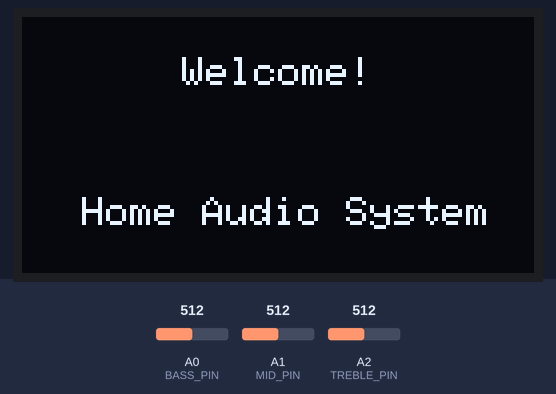
A sketch run on a simulated Arduino Uno, built with avr-gcc and run on an emulated ATmega328P. Shown: 128×64 one-colour display. Inputs (shaded band) come from the test bench; at power-on: A1 (MID_PIN) = 512, A0 (BASS_PIN) = 512, A2 (TREBLE_PIN) = 512. The display library's start-up logo is not drawn; what the sketch prints to the serial monitor is not drawn.

Above: at 0.7 s.
At 4.8 s:
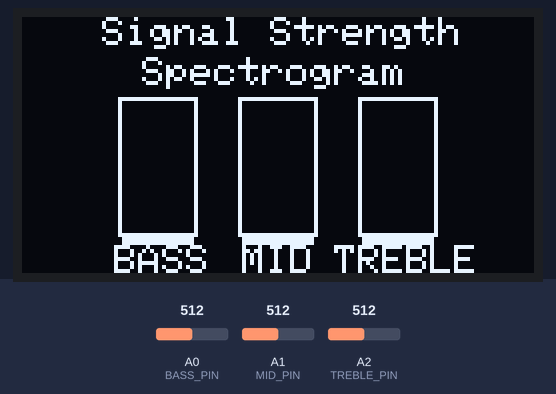
4.9 s: A1 (MID_PIN) set to 592
6.4 s: A1 (MID_PIN) set to 618
Timing chart, 0 to 9.4 s (numbered marks = the images above; inputs shaded):
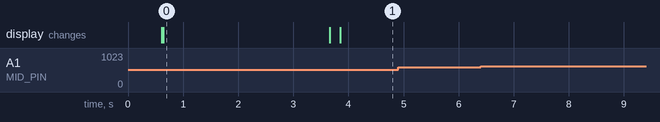

Measured:
- after the input at 4.9 s, every drawn part: stays the same
- after the input at 6.4 s, every drawn part: stays the same
- what the display in image 0 shows lasts 3.1 s, from 0.6 s to 3.7 s

The sketch:

IDP_OLEDDisplay.ino
```cpp
#include <Wire.h>
#include <Adafruit_GFX.h>
#include <Adafruit_SSD1306.h>
#include "OLEDDisplay.h"

Adafruit_SSD1306 screen(SCREEN_WIDTH, SCREEN_HEIGHT, &Wire, OLED_RESET_PIN);
void setup() {
  Serial.begin(9600);
  Serial.println("Initializing OLED...");

  if (!screen.begin(SSD1306_SWITCHCAPVCC, SCREEN_ADDRESS)) {
    Serial.println("SSD1306 initialization failed!");
    while (true);
  }

  Serial.println("SSD1306 initialization successfully!");
  delay(200);
  screen.display();
  delay(300);
  screen.clearDisplay();
  screen.display();
  screen.setTextSize(1);
  screen.setTextColor(SSD1306_WHITE);
  screen.setCursor(40, 10);

  screen.print("Welcome!");
  screen.display();

  screen.setCursor(15, 45);
  screen.print("Home Audio System");
  screen.display();

  delay(3000);

  screen.clearDisplay();
  screen.display();

}

int measurePeakToPeak(int pin) {
  int signalMax = 0;
  int signalMin = 1023;

  unsigned long start = millis();
  while (millis() - start < 50) { // 50 ms sample window
    int val = analogRead(pin);
    if (val > signalMax) signalMax = val;
    if (val < signalMin) signalMin = val;
  }
  return signalMax - signalMin;
}

void loop() {
  int bassP2P = measurePeakToPeak(BASS_PIN);
  int midP2P = measurePeakToPeak(MID_PIN);
  int trebleP2P = measurePeakToPeak(TREBLE_PIN);

  int maxP2P = 1023;
  int barHeight = 35;

  int bassHeight = map(bassP2P, 0, maxP2P, 0, barHeight);
  int midHeight = map(midP2P, 0, maxP2P, 0, barHeight);
  int trebleHeight = map(trebleP2P, 0, maxP2P, 0, barHeight);

  screen.setTextSize(1);
  screen.setTextColor(SSD1306_WHITE);
  screen.setCursor(20, 0);
  screen.print("Signal Strength");
  screen.setCursor(30, 10);
  screen.print("Spectrogram");

  int barWidth = 20;
  int baseY = 55;             // Bottom of all bars
  int spacing = 10;

  // MID bar centered, others spaced evenly
  int xMid = (SCREEN_WIDTH - barWidth) / 2;
  int xBass = xMid - barWidth - spacing;
  int xTreble = xMid + barWidth + spacing;

  // --- Draw Bars ---
  screen.drawRect(xBass, baseY - barHeight, barWidth, barHeight, SSD1306_WHITE);     // BASS
  screen.fillRect(xBass + 1, baseY - bassHeight + 1, barWidth - 2, bassHeight - 2, SSD1306_WHITE);
  screen.drawRect(xMid, baseY - barHeight, barWidth, barHeight, SSD1306_WHITE);      // MID
  screen.fillRect(xMid + 1, baseY - midHeight + 1, barWidth - 2, midHeight - 2, SSD1306_WHITE);
  screen.drawRect(xTreble, baseY - barHeight, barWidth, barHeight, SSD1306_WHITE);   // TREBLE
  screen.fillRect(xTreble + 1, baseY - trebleHeight + 1, barWidth - 2, trebleHeight - 2, SSD1306_WHITE);

  // --- Labels ---
  screen.setCursor(xBass - 1, baseY + 2);
  screen.print("BASS");

  screen.setCursor(xMid + 1, baseY + 2);
  screen.print("MID");

  screen.setCursor(xTreble - 6, baseY + 2);
  screen.print("TREBLE");

  screen.display();

  delay(1000);
}
```

OLEDDisplay.h
```cpp
#ifndef _OLEDDisplay_H
#define _OLEDDisplay_H

#define SCREEN_WIDTH 128
#define SCREEN_HEIGHT 64
#define OLED_RESET_PIN -1
#define SCREEN_ADDRESS 0x3C

#define BASS_PIN A0
#define MID_PIN A1
#define TREBLE_PIN A2

int prevBass = 0;
int prevMid = 0;
int prevTreble = 0;

int measurePeakToPeak(int pin);

#endif // _OLEDDisplay_H
```
